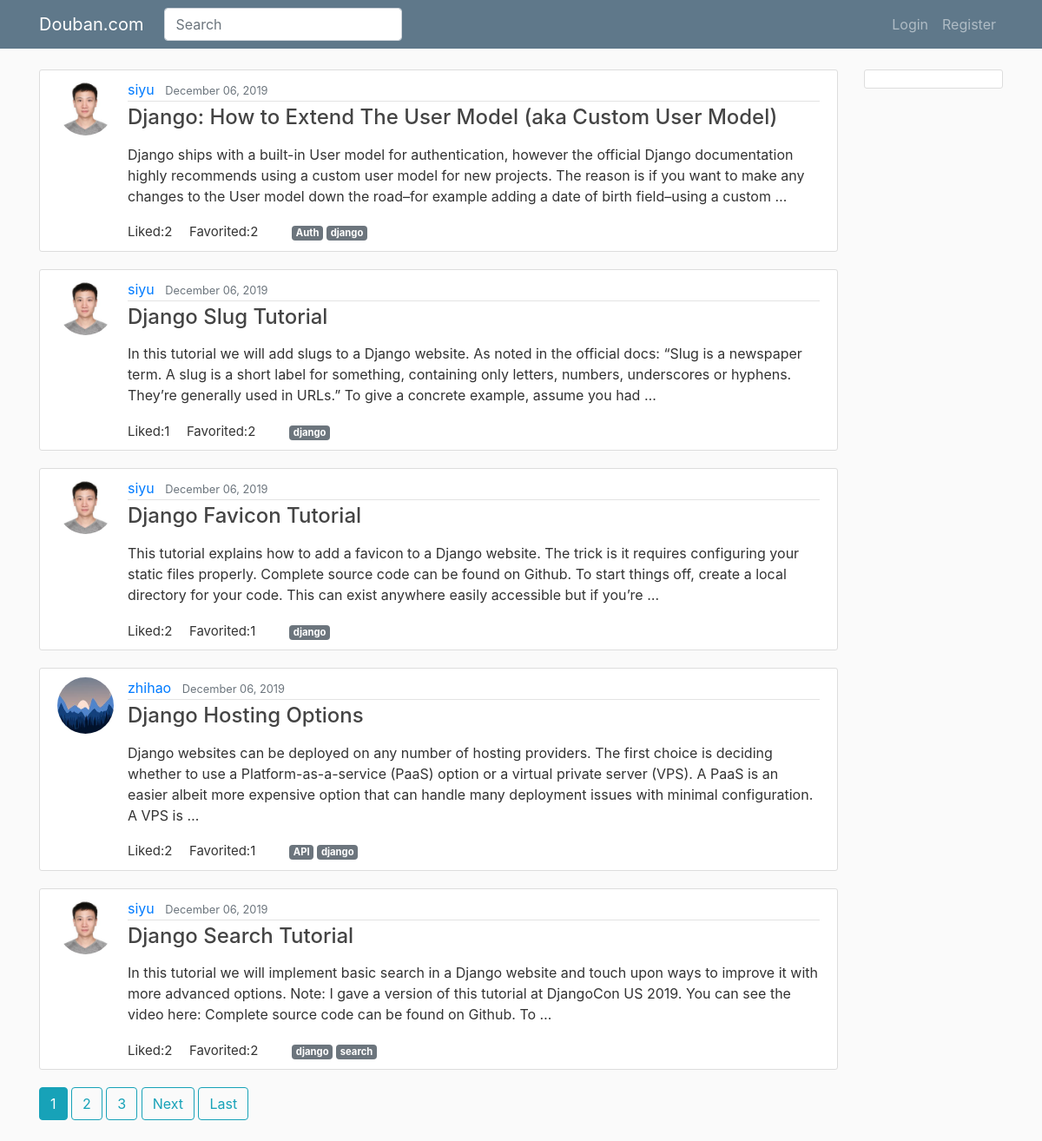
The page / on the database its author committed.
### douban/models.py (models this page shows, shortened)
class Post(models.Model):
    title = models.CharField(max_length=100)
    content = models.TextField()
    likes = models.ManyToManyField(User, related_name="Post_likes",blank=True)
    favorites = models.ManyToManyField(User, related_name="Post_favorites",blank=True)
    date_posted = models.DateTimeField(default=timezone.now)
    author = models.ForeignKey(User, on_delete=models.CASCADE)
    tags = TaggableManager(blank=True)

### users/models.py (models this page shows, shortened)
class Profile(models.Model):
    user = models.OneToOneField(User, on_delete=models.CASCADE)
    image = models.ImageField(default='default.jpg', upload_to = 'profile_pics')

### douban/views.py (the view)
# urls.py: path('', SearchResultsView.as_view(), name='douban-home'),
class SearchResultsView(ListView):
    model = Post
    template_name = 'douban/home.html'
    context_object_name = 'posts'
    paginate_by = 5
    def get_queryset(self):
        posts = Post.objects.all()
        request = self.request
        query = self.request.GET.get('q', None)
        if query:
            if query.startswith('[') and query.endswith(']'):
                tag = query[1:-1]
                if tag and tag != 'None':
                    if self.request.user.is_authenticated:
                        posts = posts.filter(tags__name__in=[tag]).order_by('-likes').order_by('-favorites')
                    else:
                        posts = posts.filter(tags__name__in=[tag]).order_by('-date_posted')
            else:
                query = query.split(',')
                for word in query:
                    posts = posts.filter(
                        Q(title__icontains=word) |
                        Q(content__icontains=word)
                    )
                    if posts:
                        if self.request.user.is_authenticated:
                            res = posts.order_by('-likes').order_by('-favorites')
                            return res
                        else:
                            res = posts.order_by('-date_posted')
                            return res
        else:
            query = ''
        return posts

### douban/templates/douban/home.html (shortened to what this page needs)
{% extends "douban/base.html" %}
{% block content %}
    {% for post in posts %}
        <article class="media content-section">
          <img class="rounded-circle article-img" src="{{ post.author.profile.image.url }}">
          <div class="media-body">
            <div class="article-metadata">
              <a class="mr-2" href="{% url 'dashboard' %}">{{ post.author }}</a>
              <small class="text-muted">{{ post.date_posted|date:"F d, Y" }}</small>
            </div>
            <h4><a class="article-title" href="{% url 'post-detail' post.id %}">{{ post.title }}</a></h4>
            <p class="article-content">{{ post.content|safe|truncatewords:"50"|linebreaks }}</p>
            <div class="button_container">
              <div class="button">
                <div id="like-section">
                    Liked:{{ post.likes.count }}
                </div>
              </div>
              <div class="button">
                <div id="like-section">
                    Favorited:{{ post.favorites.count }}
                </div>
              </div>
              <div class="button">
                {% for tag in post.tags.all %}
                  <a href="#" class="badge badge-secondary" >{{ tag }}</a>
                {% endfor %}
              </div>
            </div>
          </div>
        </article>
		{% endfor %}
		{% include 'douban/paginator.html' %}
{% endblock content %}

### douban/templates/douban/base.html (shortened to what this page needs)
<!DOCTYPE html>
<html>
<head>
    {% load static %}
    <link rel="stylesheet" href="https://maxcdn.bootstrapcdn.com/bootstrap/4.0.0/css/bootstrap.min.css">
    <link rel="stylesheet" type="text/css" href="{% static 'douban/main.css' %}">
</head>
<body>
    {% include 'douban/navbar.html' %}
    <main role="main" class="container">
      <div class="row">
        <div class="col-md-10">
          {% block content %}{% endblock %}
        </div>
        <div class="col-md-2">
          <div class="content-section">
          </div>
        </div>
      </div>
    </main>
  </body>
</html>

### douban/templates/douban/navbar.html (shortened to what this page needs)
<nav class="navbar navbar-expand-md navbar-dark bg-steel fixed-top">
  <div class="container">
    <a class="navbar-brand mr-4" href="{% url 'douban-home' %}">Douban.com</a>
    <div class="collapse navbar-collapse" id="navbarToggle">
        <div class="md-form my-0">
          <form class="form-inline" action="{% url 'search-result' %}" method="get" onsubmit="return parse_q()">
            <input name='q' id='q' class="form-control" type="text" placeholder="Search" aria-label="Search">
          </form>
        </div>
      <div class="navbar-nav ml-auto">
        {% if user.is_authenticated %}
          <a class="nav-item nav-link" href="{% url 'post-create' %}">New Post</a>
          <a class="nav-item nav-link" href="{% url 'dashboard' %}">Dashboard</a>
          <a class="nav-item nav-link" href="{% url 'recommendation' %}">Recommendation</a>
          <a class="nav-item nav-link" href="{% url 'profile' %}">Profile</a>
          <a class="nav-item nav-link" href="{% url 'logout' %}">Logout</a>
        {% else %}
          <a class="nav-item nav-link" href="{% url 'login' %}">Login</a>
          <a class="nav-item nav-link" href="{% url 'register' %}">Register</a>
        {% endif %}
      </div>
    </div>
  </div>
</nav>

### douban/templates/douban/paginator.html (shortened to what this page needs)
{% if is_paginated %}
    {% for num in page_obj.paginator.page_range %}
        {% if page_obj.number == num %}
            <a class="btn btn-info mb-4" href="?page={{ num }}">{{ num }}</a>
        {% elif num > page_obj.number|add:'-3' and num < page_obj.number|add:'3' %}
            <a class="btn btn-outline-info mb-4" href="?page={{ num }}">{{ num }}</a>
        {% endif %}
    {% endfor %}
    {% if page_obj.has_next %}
        <a class="btn btn-outline-info mb-4" href="?page={{ page_obj.next_page_number }}">Next</a>
        <a class="btn btn-outline-info mb-4" href="?page={{ page_obj.paginator.num_pages }}">Last</a>
    {% endif %}
{% endif %}

### douban/static/douban/main.css (style rules this page uses)
body { background: #fafafa; color: #333333; margin-top: 5rem; }
h1, h2, h3, h4, h5, h6 { color: #444444; }
.bg-steel { background-color: #5f788a; }
.content-section { background: #ffffff; padding: 10px 20px; border: 1px solid #dddddd; border-radius: 3px; margin-bottom: 20px; }
.article-title { color: #444444; }
.article-content { white-space: pre-line; }
.article-img { height: 65px; width: 65px; margin-right: 16px; }
.article-metadata { padding-bottom: 1px; margin-bottom: 4px; border-bottom: 1px solid #e3e3e3 }
.button { display: inline-block; padding-inline-end: 15px; font-size: 15px; vertical-align: middle; }

### rows shown on the page
Post: author.profile.image (picture), author "siyu", date_posted "December 06, 2019", title "Django: How to Extend The User Model (aka Custom User Model)", content "Django ships with a built-in User model for authentication, however the official Django documentation highly recommends using a custom user model for new projects. The reason is if you want to make any changes to the User model down the road–for example adding a date of birth field–using a custom …", likes.count "2", favorites.count "2"
Tag: name "Auth"
Tag: name "django"
Post: author.profile.image (picture), author "siyu", date_posted "December 06, 2019", title "Django Slug Tutorial", content "In this tutorial we will add slugs to a Django website. As noted in the official docs: “Slug is a newspaper term. A slug is a short label for something, containing only letters, numbers, underscores or hyphens. They’re generally used in URLs.” To give a concrete example, assume you had …", likes.count "1", favorites.count "2"
Post: author.profile.image (picture), author "siyu", date_posted "December 06, 2019", title "Django Favicon Tutorial", content "This tutorial explains how to add a favicon to a Django website. The trick is it requires configuring your static files properly. Complete source code can be found on Github. To start things off, create a local directory for your code. This can exist anywhere easily accessible but if you’re …", likes.count "2", favorites.count "1"
Post: author.profile.image (picture), author "zhihao", date_posted "December 06, 2019", title "Django Hosting Options", content "Django websites can be deployed on any number of hosting providers. The first choice is deciding whether to use a Platform-as-a-service (PaaS) option or a virtual private server (VPS). A PaaS is an easier albeit more expensive option that can handle many deployment issues with minimal configuration. A VPS is …", likes.count "2", favorites.count "1"
Tag: name "API"
Post: author.profile.image (picture), author "siyu", date_posted "December 06, 2019", title "Django Search Tutorial", content "In this tutorial we will implement basic search in a Django website and touch upon ways to improve it with more advanced options. Note: I gave a version of this tutorial at DjangoCon US 2019. You can see the video here: Complete source code can be found on Github. To …", likes.count "2", favorites.count "2"
Tag: name "search"

### other values the page prints
{{ num }} "1"
{{ num }} "2" "3"
